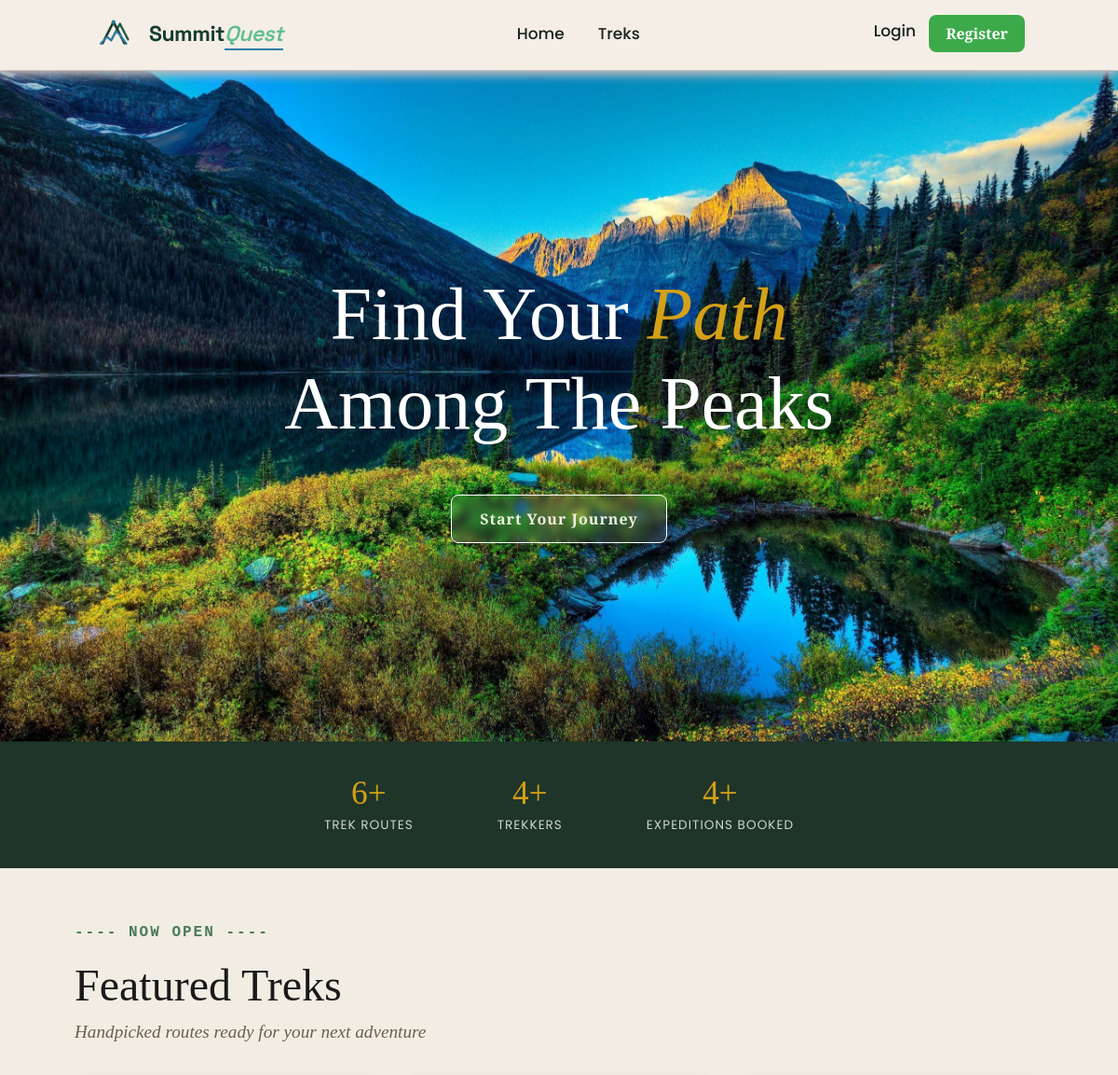
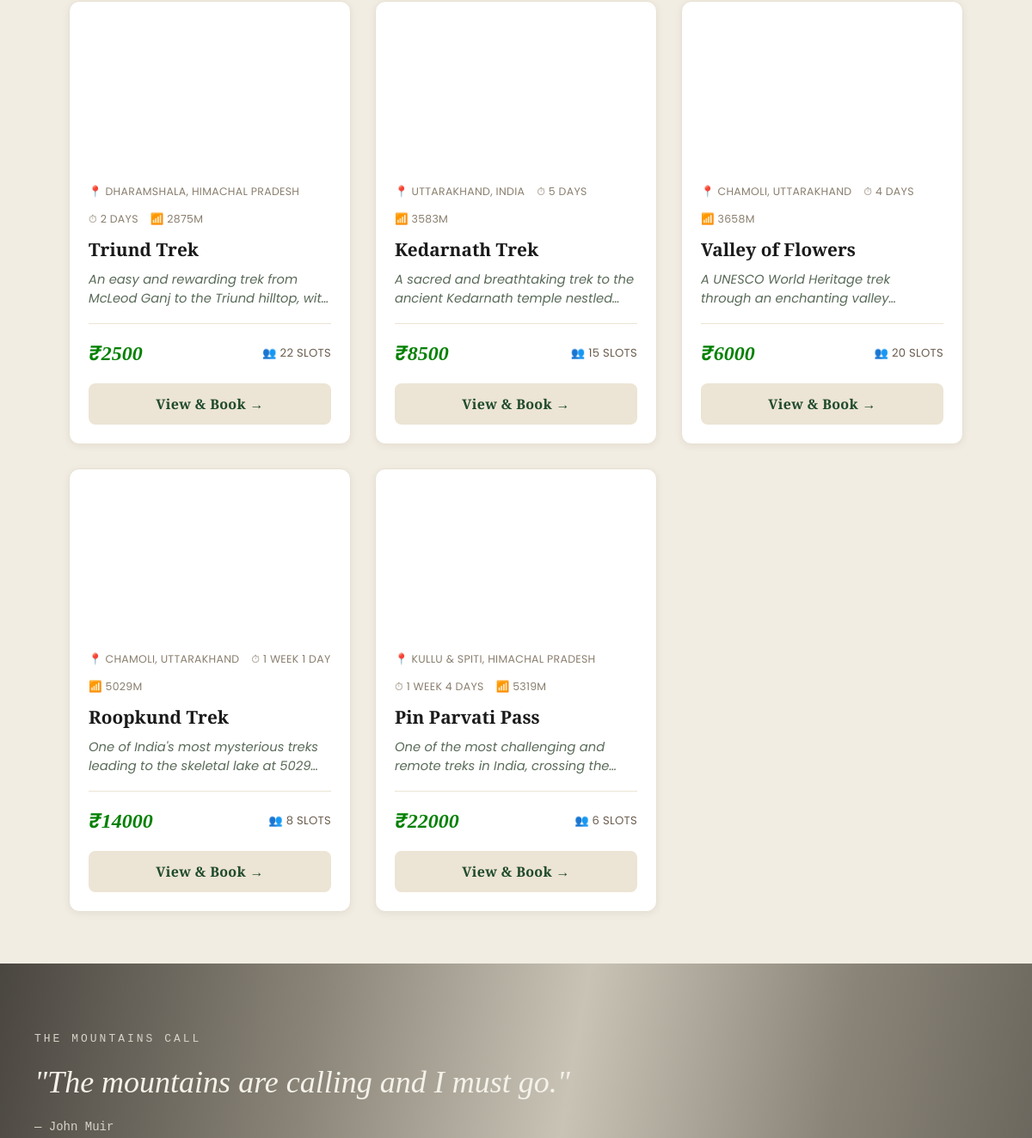
Before: / (upper part) with the older database file (2 pictures, top to bottom).
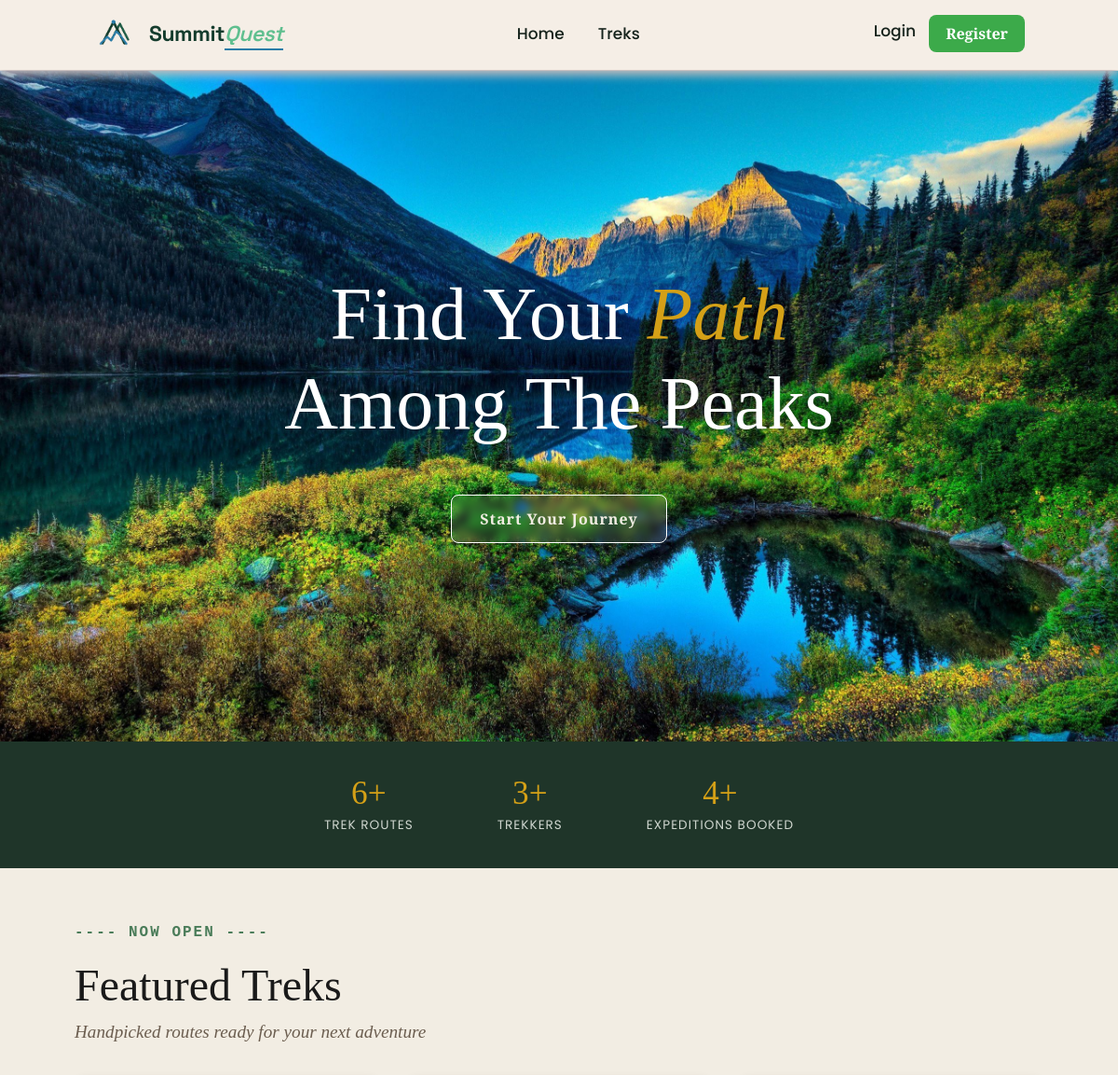
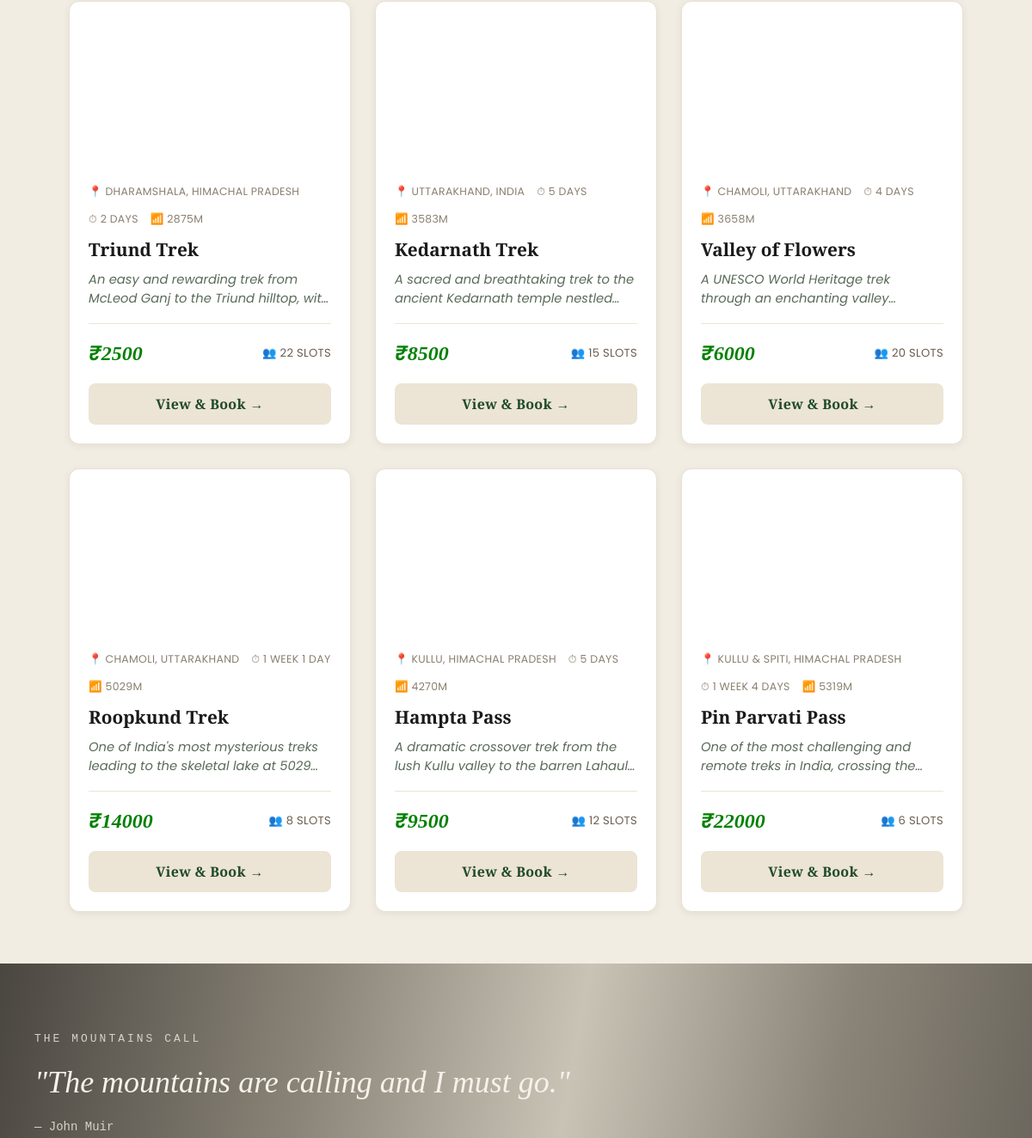
After: the same page with the newer database file (2 pictures, top to bottom).
### app/models.py (models this page shows, shortened)
class Treks(db.Model):
    __tablename__ = "trek"
    id = db.Column(db.Integer, primary_key = True)
    name = db.Column(db.String(256), nullable= False, index = True)
    location = db.Column(db.String(50), nullable= False, index = True)
    difficulty= db.Column(db.String(50), nullable = False, index = True)
    status = db.Column(db.String(50), nullable = False, default = "Pending")
    duration =  db.Column(db.Integer, nullable= False)
    starting_date = db.Column(db.Date, nullable= False)
    ending_date = db.Column(db.Date, nullable= False)
    is_blocked = db.Column(db.String(50),nullable = False,default = False)
    created_at = db.Column(db.DateTime, default=datetime.utcnow, nullable=False)
    capacity = db.Column(db.Integer, default = 10)
    available = db.Column(db.Integer, default = 10)
    description = db.Column(db.Text)
    updated_at = db.Column(db.DateTime, default=datetime.utcnow, onupdate=datetime.utcnow, nullable=False)
    price = db.Column(db.Float, default=0)
    altitude = db.Column(db.String(50), nullable=True)
    image_url = db.Column(db.String(500), nullable=True)
    highlights = db.Column(db.Text, nullable=True)
    requirements = db.Column(db.Text, nullable=True)
    assigned_staff_id = db.Column(db.Integer,db.ForeignKey("user.id"),nullable = True)
    bookings = db.relationship(
    "Bookings",
    backref="trek",
    cascade="all, delete-orphan")

### app/routes.py (the view)
@visit.route("/")
def home():
    open_treks = (
        Treks.query.filter(Treks.status.in_(["Approved", "Open"]))
        .order_by(Treks.starting_date)
        .limit(6)
        .all()
    )
    stats = {
        "treks": Treks.query.count(),
        "users": User.query.filter_by(role="trekker").count(),
        "bookings": Bookings.query.count(),
    }
    return render_template("index.html", open_treks=open_treks, stats=stats)

### app/utils.py (called while the page is built)
def current_user():
    if 'user_id' not in session:
        return AnonUser()
    return SessionUser(session)

def format_duration(days):
    if not days or days < 1:
        return '—'
    weeks, remainder = divmod(int(days), 7)
    parts = []
    if weeks:
        parts.append(f"{weeks} Week{'s' if weeks > 1 else ''}")
    if remainder:
        parts.append(f"{remainder} Day{'s' if remainder > 1 else ''}")
    return ' '.join(parts) if parts else f"{days} Day{'s' if days != 1 else ''}"

### templates/index.html (shortened to what this page needs)
{% extends "base.html"%}
{% block extra_css%}
<link rel="stylesheet" href="{{ url_for('static', filename='css/for_index.css') }}">
{% endblock %}
{% block content %}
<div class="hero">
    <h1 class="hero-title">
        Find Your <span class="accent">Path</span> Among The Peaks
    </h1>
    {% if not current_user.is_authenticated %}
    <a href="{{ url_for('visit.register') }}" class="hero-cta">Start Your Journey</a>
    {% endif %}
</div>
<section class="stats-strip">
    <div class="stat-item">
        <div class="stat-number">{{ stats.treks }}+</div>
        <div class="stat-label">Trek Routes</div>
    </div>
    <div class="stat-item">
        <div class="stat-number">{{ stats.users }}+</div>
        <div class="stat-label">Trekkers</div>
    </div>
    <div class="stat-item">
        <div class="stat-number">{{ stats.bookings }}+</div>
        <div class="stat-label">Expeditions Booked</div>
    </div>
</section>
<section class="featured-section" id="treks_redirect">
    <div class="open">
        <span class="open-text">---- NOW OPEN ----</span>
    </div>
    <h2 class="section-title">Featured Treks</h2>
    <p class="section-subtitle">Handpicked routes ready for your next adventure</p>
    {% if open_treks %}
    <div class="trek-grid">
        {% for trek in open_treks %}
        <div class="trek-card">
            <div class="trek-card-img" {% if trek.image_url %}style="background-image:url('{{ trek.image_url }}')"{% endif %}></div>
            <div class="trek-card-body">
                <div class="trek-card-icons">
                    <span>📍 {{ trek.location }}</span>
                    <span>⏱ {{ format_duration(trek.duration) }}</span>
                    {% if trek.altitude %}<span>📶 {{ trek.altitude }}</span>{% endif %}
                </div>
                <h3>{{ trek.name }}</h3>
                <p class="trek-card-desc">{{ trek.description[:110] }}{% if trek.description|length > 110 %}…{% endif %}</p>
                <div class="trek-card-divider"></div>
                <div class="trek-card-footer">
                    <span class="trek-card-price">₹{{ "%.0f"|format(trek.price) }}</span>
                    <span class="trek-card-slots">👥 {{ trek.available }} slots</span>
                </div>
                <a href="{{ url_for('visit.trek_detail', trek_id=trek.id) }}" class="trek-card-cta">View &amp; Book →</a>
            </div>
        </div>
        {% endfor %}
    </div>
    {% else %}
    <p class="muted">No open treks right now — check back soon!</p>
    {% endif %}
</section>
<section class="quote">
    <div class="quote_container">
        <p class="quote_label">The Mountains Call</p>
        <p class="quote_text">"The mountains are calling and I must go."</p>
        <p class="quote_author">— John Muir</p>
    </div>
</section>
{% endblock %}

Changed rows visible on the page:
now on this page (row edited): Treks: location "KULLU, HIMACHAL PRADESH", duration "5 DAYS", altitude "4270M", name "Hampta Pass", description "A dramatic crossover trek from the lush Kullu valley to the barren…", price "9500", available "12"
Other visible differences:
{{ stats.users }}: "4" → "3"
